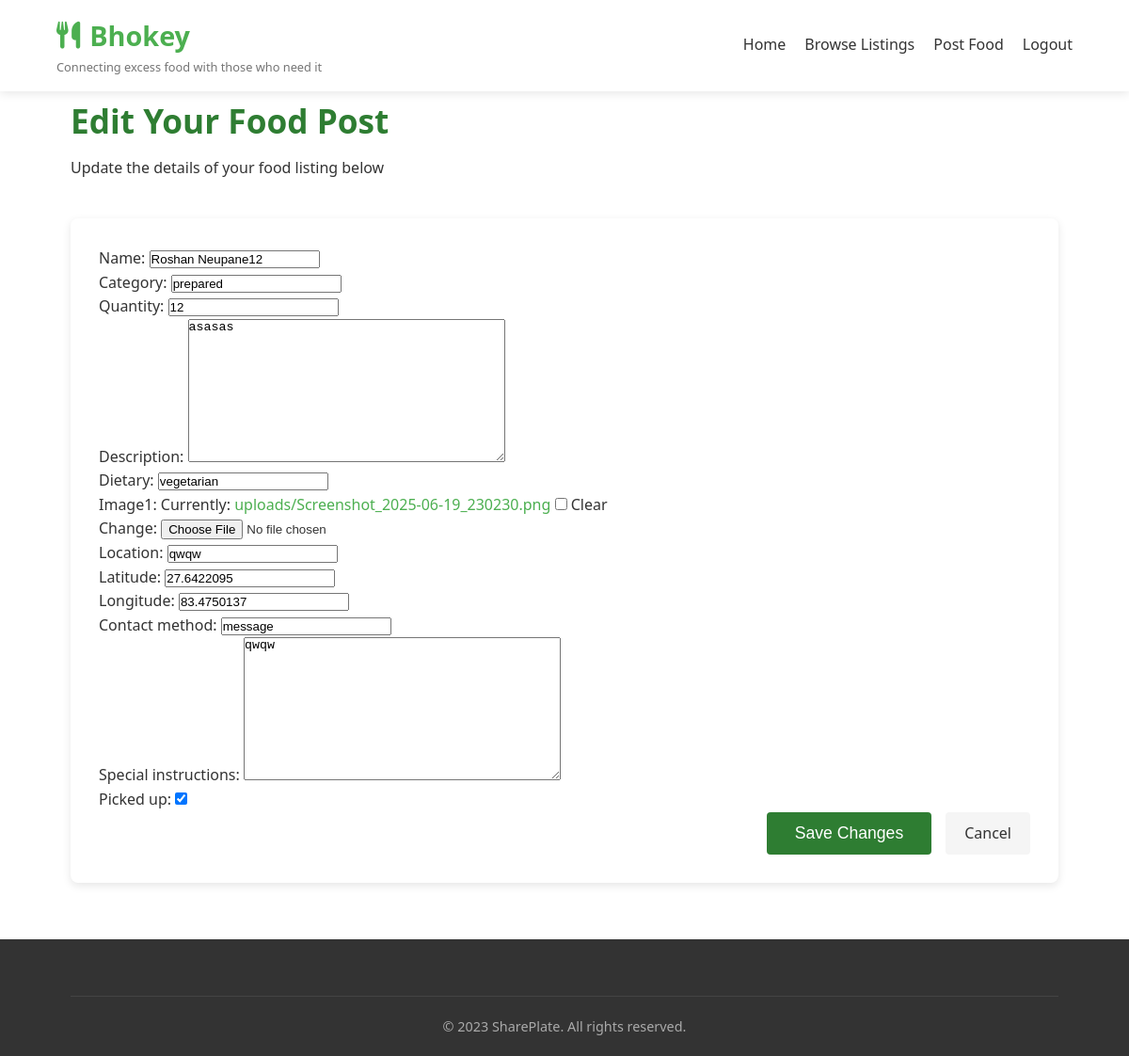
The app's page /edit/20/ (signed in) with its own data.
### foodshare/models.py (models this page shows, shortened)
class FoodPost(models.Model):
    user = models.ForeignKey(
        User,
        on_delete=models.CASCADE,
        related_name='foodposts_posted'  # rename reverse relation
    )
    name = models.CharField(max_length=200)
    category = models.CharField(max_length=100)
    quantity = models.CharField(max_length=100)
    description = models.TextField(blank=True)
    dietary = models.CharField(max_length=200, blank=True)
    image1 = models.ImageField(upload_to='uploads/', null=True, blank=True)
    location = models.CharField(max_length=200)
    latitude = models.FloatField(null=True, blank=True)
    longitude = models.FloatField(null=True, blank=True)
    contact_method = models.CharField(max_length=100)
    special_instructions = models.TextField(blank=True)
    picked_up = models.BooleanField(default=False)

### foodshare/views.py (the view)
# urls.py: path('edit/<int:pk>/', views.edit_post, name='edit_post'),
@never_cache
@login_required
def edit_post(request, pk):
    post = get_object_or_404(FoodPost, pk=pk, user=request.user)
    if request.method == 'POST':
        form = FoodPostForm(request.POST, request.FILES, instance=post)
        if form.is_valid():
            form.save()
            return redirect('post_food')
    else:
        form = FoodPostForm(instance=post)
    return render(request, 'foodshare/edit_post.html', {'form': form})

### foodshare/forms.py
class FoodPostForm(forms.ModelForm):
    class Meta:
        model = FoodPost
        exclude = ['user']  # ✅ Exclude user – it will be set in the view manually

### templates/foodshare/edit_post.html (shortened to what this page needs)
{% load static %}
<!DOCTYPE html>
<html lang="en">
<head>
    <link rel="stylesheet" href="{% static 'css/style.css' %}" />
    <link rel="stylesheet" href="https://cdnjs.cloudflare.com/ajax/libs/font-awesome/6.0.0/css/all.min.css" />
</head>
<body>
    <header>
        <div class="container">
            <div class="logo">
                <h1><i class="fas fa-utensils"></i> Bhokey</h1>
                <p>Connecting excess food with those who need it</p>
            </div>
            <nav>
                <ul>
                    <li><a href="{% url 'home' %}">Home</a></li>
                    <li><a href="{% url 'listings' %}">Browse Listings</a></li>
                    <li><a href="{% url 'post_food' %}">Post Food</a></li>
                    {% if user.is_authenticated %}
                        <li><a href="{% url 'logout' %}">Logout</a></li>
                    {% else %}
                        <li><a href="{% url 'login' %}" class="btn-login">Login/Signup</a></li>
                    {% endif %}
                </ul>
            </nav>
        </div>
    </header>
    <main class="post-food-page">
        <div class="container">
            <div class="post-header">
                <h1>Edit Your Food Post</h1>
                <p>Update the details of your food listing below</p>
            </div>
            <form method="POST" enctype="multipart/form-data" class="post-form">
                {{ form.as_p }}
                <div class="form-actions">
                    <button type="submit" class="btn btn-submit">Save Changes</button>
                    <a href="{% url 'post_food' %}" class="btn btn-cancel">Cancel</a>
                </div>
            </form>
        </div>
    </main>
    <footer>
        <div class="container">
            <div class="footer-bottom">
                <p>&copy; 2023 SharePlate. All rights reserved.</p>
            </div>
        </div>
    </footer>
</body>
</html>

### static/css/style.css (style rules this page uses)
:root { --primary-color: #4CAF50; --secondary-color: #388E3C; --accent-color: #8BC34A; --dark-color: #2E7D32; --light-color: #C8E6C9; --text-color: #333; --light-text: #f8f8f8; --gray-light: #f5f5f5; --gray-medium: #e0e0e0; --gray-dark: #757575; }
* { margin: 0; padding: 0; box-sizing: border-box; }
body { font-family: 'Segoe UI', Tahoma, Geneva, Verdana, sans-serif; line-height: 1.6; color: var(--text-color); }
.container { width: 90%; max-width: 1200px; margin: 0 auto; padding: 0 15px; }
a { text-decoration: none; color: var(--primary-color); }
.btn { display: inline-block; padding: 10px 20px; background: var(--primary-color); color: white; border: none; border-radius: 4px; cursor: pointer; transition: all 0.3s ease; }
header { background: white; box-shadow: 0 2px 10px rgba(0,0,0,0.1); position: fixed; width: 100%; top: 0; z-index: 1000; }
header .container { display: flex; justify-content: space-between; align-items: center; padding: 15px 0; }
.logo h1 { color: var(--primary-color); font-size: 1.8rem; display: flex; align-items: center; gap: 10px; }
.logo p { font-size: 0.8rem; color: var(--gray-dark); }
nav ul { display: flex; list-style: none; }
nav ul li { margin-left: 20px; }
nav ul li a { color: var(--text-color); font-weight: 500; transition: color 0.3s; }
footer { background: #333; color: white; padding: 60px 0 0; }
.footer-bottom { text-align: center; padding: 20px 0; border-top: 1px solid #444; color: #aaa; font-size: 0.9rem; }
.post-food-page { padding: 100px 0 60px; }
.post-header { margin-bottom: 40px; }
.post-header h1 { font-size: 2.2rem; color: var(--dark-color); margin-bottom: 10px; }
.post-form { background: white; padding: 30px; border-radius: 8px; box-shadow: 0 3px 10px rgba(0,0,0,0.1); }
.form-actions { display: flex; justify-content: flex-end; gap: 15px; }
.btn-submit { background: var(--dark-color); padding: 12px 30px; font-size: 1.1rem; }
.btn-cancel { background: var(--gray-light); color: var(--text-color); }

### records on screen
FoodPost: name "Roshan Neupane12", category "prepared", quantity "12", description "asasas", dietary "vegetarian", location "qwqw", latitude "27.6422095", longitude "83.4750137", contact_method "message", special_instructions "qwqw", picked_up "☑"
